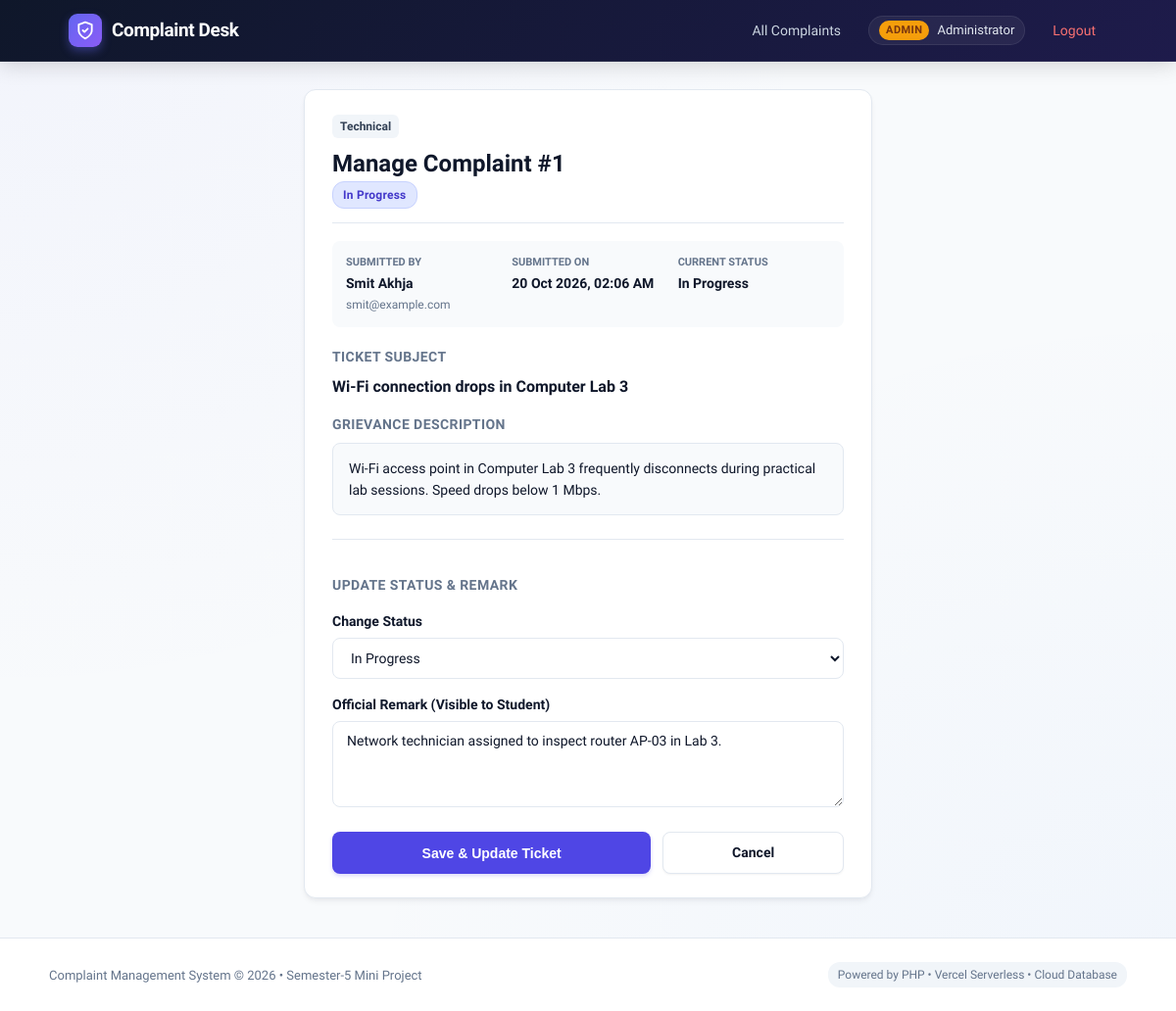
Page /admin/update.php?id=1 (signed in) on the earlier database version.
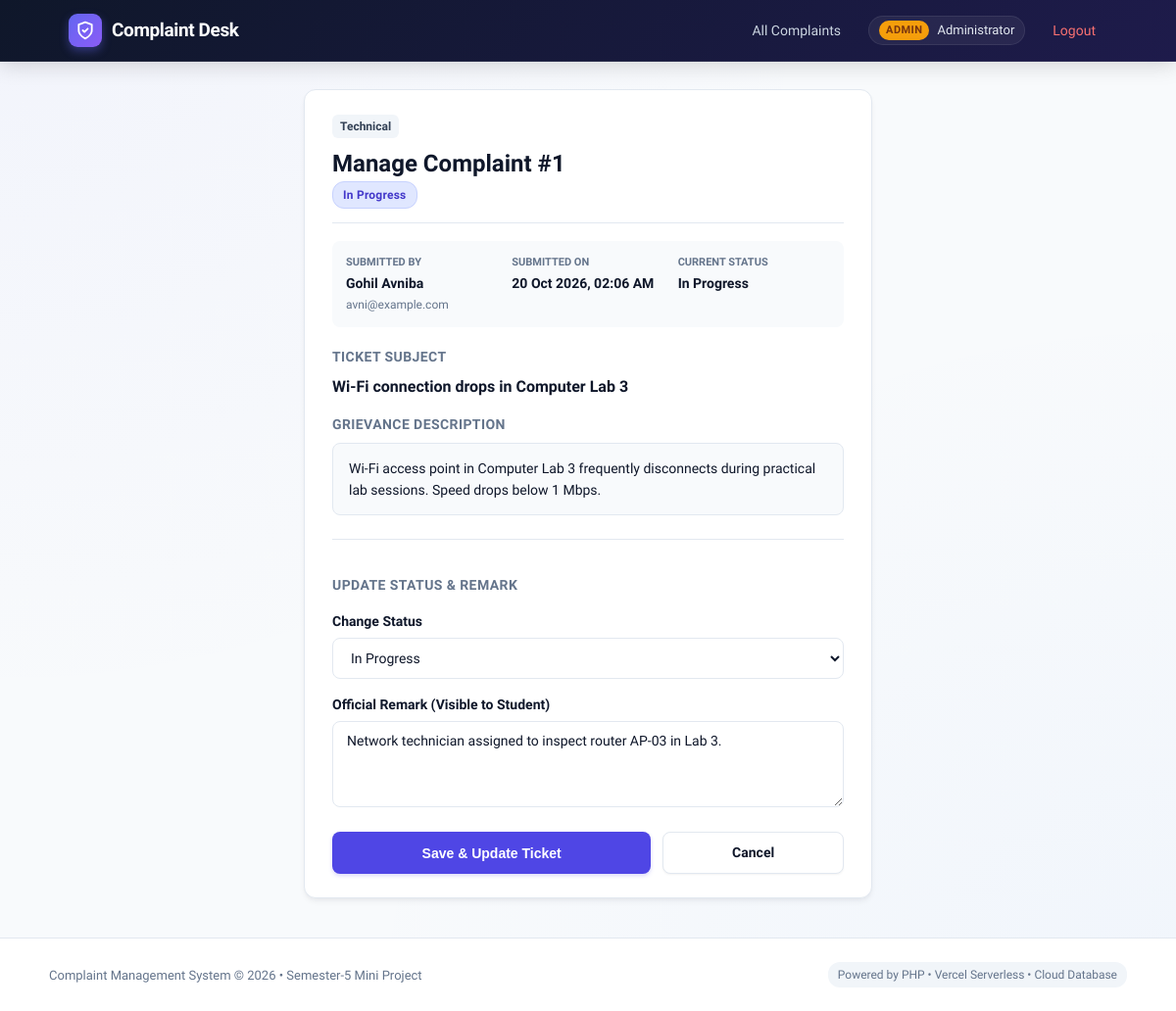
Same page on the later database version.
### tables this page shows
CREATE TABLE complaints (
            id INTEGER PRIMARY KEY AUTOINCREMENT,
            user_id INTEGER NOT NULL,
            title TEXT NOT NULL,
            category TEXT NOT NULL,
            description TEXT NOT NULL,
            status TEXT NOT NULL DEFAULT "Pending",
            admin_remark TEXT NULL,
            created_at DATETIME DEFAULT CURRENT_TIMESTAMP,
            updated_at DATETIME DEFAULT CURRENT_TIMESTAMP,
            FOREIGN KEY (user_id) REFERENCES users(id) ON DELETE CASCADE
        );

CREATE TABLE users (
            id INTEGER PRIMARY KEY AUTOINCREMENT,
            name TEXT NOT NULL,
            email TEXT NOT NULL UNIQUE,
            password TEXT NOT NULL,
            role TEXT NOT NULL DEFAULT "user",
            created_at DATETIME DEFAULT CURRENT_TIMESTAMP
        );

### admin/update.php (the view, shortened to what this page needs)
<?php
require __DIR__ . "/../config.php";
$id = (int)($_GET["id"] ?? 0);
$q = $pdo->prepare("SELECT c.*, u.name AS user_name, u.email AS user_email FROM complaints c JOIN users u ON u.id=c.user_id WHERE c.id=?");
$q->execute([$id]);
$c = $q->fetch();
require __DIR__ . "/../includes/header.php";
?>
<div class="card narrow">
  <div class="row-between" style="border-bottom: 1px solid var(--border); padding-bottom: 14px; margin-bottom: 18px;">
    <div>
      <span class="category-tag"><?= e($c["category"]) ?></span>
      <h2 style="margin: 8px 0 0;">Manage Complaint #<?= $c["id"] ?></h2>
    </div>
    <div><?= badge($c["status"]) ?></div>
  </div>
  <div class="meta-grid">
    <div class="meta-item">
      <span class="meta-label">Submitted By</span>
      <span class="meta-val"><?= e($c["user_name"]) ?></span>
      <div class="subtext"><?= e($c["user_email"] ?? "") ?></div>
    </div>
    <div class="meta-item">
      <span class="meta-label">Submitted On</span>
      <span class="meta-val"><?= e(date("d M Y, h:i A", strtotime($c["created_at"]))) ?></span>
    </div>
    <div class="meta-item">
      <span class="meta-label">Current Status</span>
      <span class="meta-val"><?= e($c["status"]) ?></span>
    </div>
  </div>
  <div class="detail-block">
    <h4>Ticket Subject</h4>
    <p style="font-weight: 600; font-size: 16px; margin: 0 0 10px;"><?= e($c["title"]) ?></p>
    <h4>Grievance Description</h4>
    <div class="description-box"><?= nl2br(e($c["description"])) ?></div>
  </div>
  <div class="detail-block" style="margin-top: 24px; border-top: 1px solid var(--border); padding-top: 20px;">
    <h4>Update Status & Remark</h4>
    <form method="post">
      <label>Change Status</label>
      <select name="status">
        <?php foreach (STATUSES as $s): ?>
          <option value="<?= e($s) ?>" <?= $s === $c["status"] ? "selected" : "" ?>><?= e($s) ?></option>
        <?php endforeach; ?>
      </select>
      <label>Official Remark (Visible to Student)</label>
      <textarea name="admin_remark" rows="4" placeholder="Enter resolution details, assigned technician, or reason for decision..."><?= e($c["admin_remark"]) ?></textarea>
      <div style="display: flex; gap: 12px; margin-top: 18px;">
        <button class="btn" type="submit" style="flex: 2;">Save & Update Ticket</button>
        <a class="btn secondary" href="<?= BASE_URL ?>/admin/dashboard.php" style="flex: 1; text-align: center;">Cancel</a>
      </div>
    </form>
  </div>
</div>
<?php require __DIR__ . "/../includes/footer.php"; ?>

### config.php (shortened to what this page needs)
<?php
function e($v) {
    return htmlspecialchars((string)$v, ENT_QUOTES, 'UTF-8');
}
function badge(string $status): string {
    $cls = strtolower(str_replace(' ', '-', $status));
    return '<span class="badge ' . $cls . '">' . e($status) . '</span>';
}

Differences in the rows shown:
changed through a linked row, complaints "Wi-Fi connection drops in Computer Lab 3": user.name "Smit Akhja" → "Gohil Avniba"; user.email "smit@example.com" → "avni@example.com"
